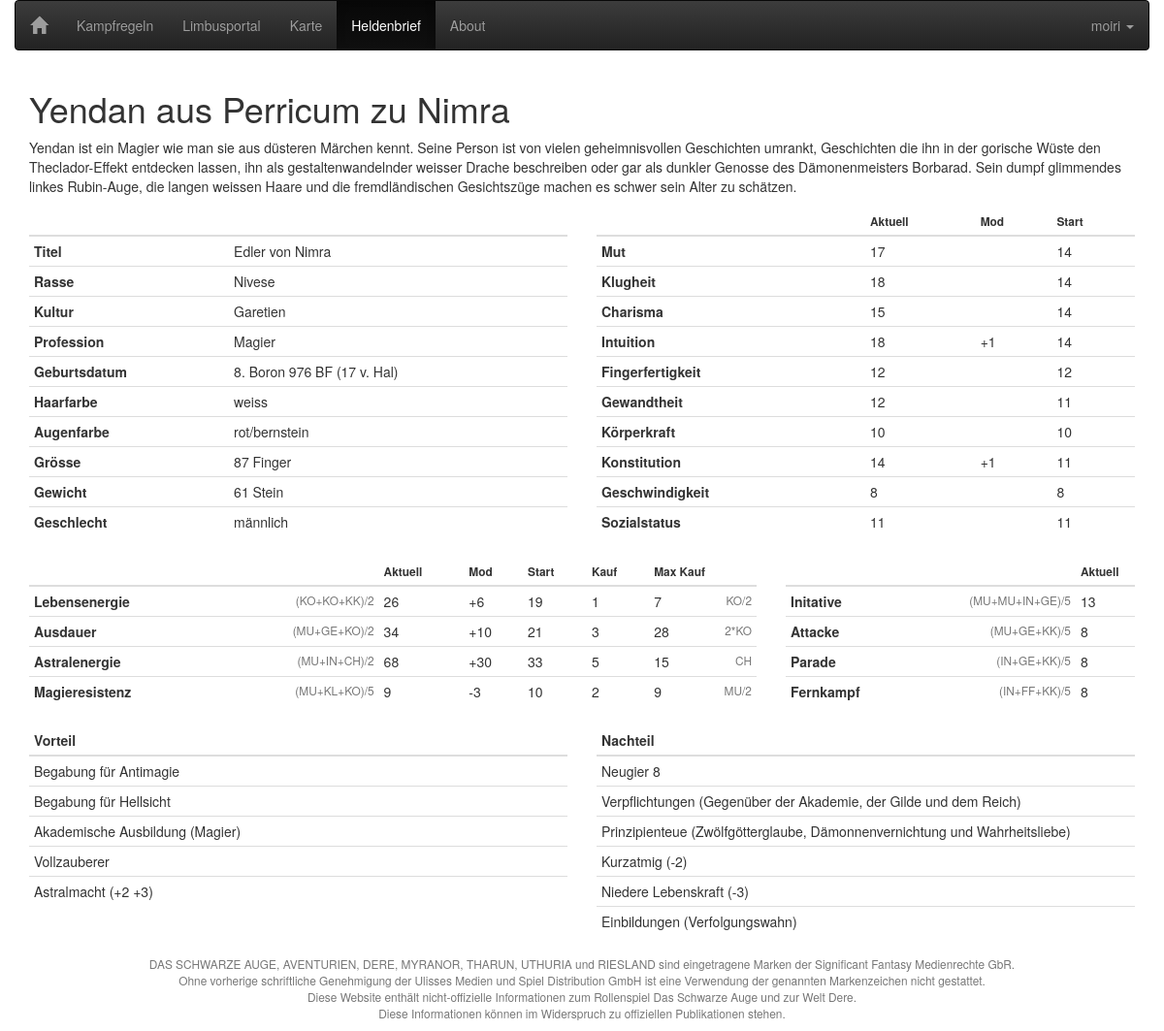
Page /?page=2&hero=00000000001 (signed in) on the committed database.
### tables this page shows
CREATE TABLE IF NOT EXISTS `held` (
  `id` int(11) unsigned zerofill NOT NULL,
  `id_user` int(11) unsigned zerofill NOT NULL,
  `chatname` varchar(20) NOT NULL,
  `name` varchar(50) DEFAULT NULL,
  `beschrieb` text NOT NULL,
  `titel` varchar(50) DEFAULT NULL,
  `geschlecht` varchar(50) DEFAULT NULL,
  `rasse` varchar(50) DEFAULT NULL,
  `kultur` varchar(50) DEFAULT NULL,
  `profession` varchar(50) DEFAULT NULL,
  `geburtsdatum` varchar(50) DEFAULT NULL,
  `haarfarbe` varchar(50) DEFAULT NULL,
  `augenfarbe` varchar(50) DEFAULT NULL,
  `groesse` varchar(50) DEFAULT NULL,
  `gewicht` varchar(50) DEFAULT NULL
);

CREATE TABLE IF NOT EXISTS `held_eigenschaft` (
  `id` int(11) unsigned zerofill NOT NULL,
  `id_held` int(11) unsigned zerofill NOT NULL,
  `id_eigenschaft` int(11) unsigned zerofill NOT NULL,
  `wert` int(2) NOT NULL,
  `start` int(2) NOT NULL,
  `modifikator` int(2) DEFAULT NULL
);

CREATE TABLE IF NOT EXISTS `eigenschaft` (
  `id` int(11) unsigned zerofill NOT NULL,
  `name` varchar(20) NOT NULL,
  `short_name` varchar(2) NOT NULL
);

CREATE TABLE IF NOT EXISTS `held_basis` (
  `id` int(11) unsigned zerofill NOT NULL,
  `id_held` int(11) unsigned zerofill NOT NULL,
  `id_basis` int(11) unsigned zerofill NOT NULL,
  `wert` int(2) NOT NULL,
  `start` int(2) NOT NULL,
  `modifikator` int(2) DEFAULT NULL,
  `kauf` int(2) DEFAULT NULL,
  `kauf_max` int(2) DEFAULT NULL
);

CREATE TABLE IF NOT EXISTS `basis` (
  `id` int(11) unsigned zerofill NOT NULL,
  `name` varchar(20) NOT NULL,
  `short_name` varchar(3) NOT NULL,
  `wert_def` varchar(20) NOT NULL,
  `wert_def_alt` varchar(20) DEFAULT NULL,
  `max_kauf_def` varchar(10) DEFAULT NULL
);

CREATE TABLE IF NOT EXISTS `held_kampf` (
  `id` int(11) unsigned zerofill NOT NULL,
  `id_held` int(11) unsigned zerofill NOT NULL,
  `id_kampf` int(11) unsigned zerofill NOT NULL,
  `wert` int(2) NOT NULL
);

CREATE TABLE IF NOT EXISTS `kampf` (
  `id` int(11) unsigned zerofill NOT NULL,
  `name` varchar(20) NOT NULL,
  `short_name` varchar(3) NOT NULL,
  `wert_def` varchar(20) NOT NULL
);

CREATE TABLE IF NOT EXISTS `held_vorteil` (
  `id` int(11) unsigned zerofill NOT NULL,
  `id_held` int(11) unsigned zerofill NOT NULL,
  `vorteil` varchar(100) NOT NULL
);

CREATE TABLE IF NOT EXISTS `held_nachteil` (
  `id` int(11) unsigned zerofill NOT NULL,
  `id_held` int(11) unsigned zerofill NOT NULL,
  `nachteil` varchar(100) NOT NULL
);

### server/class/login.php (called while the page is built, shortened)
<?php
class Login
{
    public function isUserLoggedIn()
    {
        if (isset($_SESSION['user_login_status']) AND $_SESSION['user_login_status'] == 1) {
            return true;
        }
        return false;
    }
}

### server/class/baseDbMapper.php (called while the page is built, shortened)
<?php
class BaseDBMapper {
    var $handle = "";
    function BaseDbMapper($server="",$database="",$login="",$password="",$names="utf8") {
        $this->server = $server;
        $this->database = $database;
        $this->login = $login;
        $this->password = $password;
        $this->names = $names;
        $this->handle = @mysql_connect( $this->server, $this->login, $this->password)
            or die ("Error: Connection to MySQL-database failed!");
    }
    function selectByFk($table, $fk, $id) {
        $retValue = false;
        $sql = sprintf("SELECT * FROM %s WHERE %s='%d';",
            mysql_real_escape_string($table),
            mysql_real_escape_string($fk),
            mysql_real_escape_string($id));
        if($this->debug) $errorQuery = "Error: Invalid mySQL query: ".$sql;
        else $errorQuery = "Error: Invalid mySQL query!";
        $result = mysql_query($sql, $this->handle)
            or die ($errorQuery);
        $num_rows = mysql_num_rows($result);
        if($num_rows >= 1) {
            $retValue = array();
            while($row = mysql_fetch_array($result, MYSQL_ASSOC)) {
                array_push($retValue, $row);
            }
        }
        else {
            $retValue = false;
        }
        return $retValue;
    }
    function selectByUid($table, $id) {
        $retValue = false;
        $sql = sprintf("SELECT * FROM %s WHERE id='%d';",
            mysql_real_escape_string($table),
            mysql_real_escape_string($id));
        if($this->debug) $errorQuery = "Error: Invalid mySQL query: ".$sql;
        else $errorQuery = "Error: Invalid mySQL query!";
        $result = mysql_query($sql, $this->handle)
            or die ($errorQuery);
        $num_rows = mysql_num_rows($result);
        if($num_rows > 1) {
            die ("Error: Invalid mySQL db!");
        }
        else if($num_rows == 1){
            $retValue = mysql_fetch_array($result, MYSQL_ASSOC);
        }
        else {
            $retValue = false;
        }
        return $retValue;
    }
    protected function queryDb($sql) {
        if($this->debug) $errorQuery = "Error: Invalid mySQL query: ".$sql;
        else $errorQuery = "Error: Invalid mySQL query!";
        $result = mysql_query($sql, $this->handle)
            or die ($errorQuery);
        $num_rows = mysql_num_rows($result);
        $retValue = array();
        if($num_rows >= 1) {
            while($row = mysql_fetch_array($result, MYSQL_ASSOC)) {
                array_push($retValue, $row);
            }
        }
        else {
            $retValue = false;
        }
        return $retValue;
    }
}
?>

### server/class/sheetDbMapper.php (called while the page is built, shortened)
<?php
require_once('baseDbMapper.php');
class SheetDbMapper extends BaseDbMapper {
    function getAttrByHeroId($id) {
        $sql = sprintf("SELECT e.id, e.name, he.wert, he.start, he.modifikator
             FROM eigenschaft AS e
             LEFT JOIN held_eigenschaft AS he ON e.id = he.id_eigenschaft
             AND he.id_held = %d;",
             mysql_real_escape_string($id));
        return $this->queryDB($sql);
    }
    function getBaseByHeroId($id) {
        $sql = sprintf("SELECT b.id, b.name, b.wert_def, b.max_kauf_def,
            hb.wert, hb.start, hb.modifikator, hb.kauf, hb.kauf_max
            FROM basis AS b
            LEFT JOIN held_basis AS hb ON b.id = hb.id_basis
            AND hb.id_held = %d;",
            mysql_real_escape_string($id));
        return $this->queryDB($sql);
    }
    function getCombatByHeroId($id) {
        $sql = sprintf("SELECT k.id, k.name, k.wert_def, hk.wert
            FROM kampf AS k
            LEFT JOIN held_kampf AS hk ON k.id = hk.id_kampf
            AND hk.id_held = %d;",
            mysql_real_escape_string($id));
        return $this->queryDB($sql);
    }
}
?>

### server/view/sheet/table/attr.php (the view, shortened to what this page needs)
<table class="table table-condensed">
    <thead>
        <tr>
            <th class="small">Aktuell</th>
            <th class="small">Mod</th>
            <th class="small">Start</th>
        </tr>
    </thead>
    <tbody>
<?php
    $res = $sheet->getAttrByHeroId($_SESSION['hero_id']);
    foreach( $res as $attr ) {
        $sign = ( $attr['modifikator'] > 0 ) ? '+' : '';
        print '
        <tr>
            <th>'.$attr['name'].'</th>
            <td>'.$attr['wert'].'</td>
            <td>'.$sign.$attr['modifikator'].'</td>
            <td>'.$attr['start'].'</td>
        </tr>
';
    }
?>
    </tbody>
</table>

### index.php (shortened to what this page needs)
<?php
require_once("server/class/login.php");
$login = new Login();
$mypage = (isset($_GET['page'])) ? $_GET['page'] : '0';
?>
<!DOCTYPE html>
<html xmlns="http://www.w3.org/1999/xhtml" lang="en">
<head>
<link rel="stylesheet" type="text/css" href="plugin/bootstrap/css/bootstrap.min.css" />
<link rel="stylesheet" type="text/css" href="plugin/bootstrap/css/bootstrap-theme.min.css" />
<link rel="stylesheet" type="text/css" href="css/chat.css" />
</head>
<body>
<div class="container-fluid">
<?php
include("server/view/header.php");
switch ($mypage) {
    case '2':
        if($login->isUserLoggedIn())
            include("server/view/sheet/index.php");
        else
            include("server/view/denied.php");
        break;
}
include("server/view/footer.php");
?>
</div>
</body>
</html>

### server/view/header.php (shortened to what this page needs)
<?php $css=' class="active"'; ?>
   <div class="row">
      <div class="col-md-12">
         <nav class="navbar navbar-inverse" role="navigation">
            <div class="navbar-header">
               <a class="navbar-brand" href="index.php"><span class="glyphicon glyphicon-home" aria-hidden="true"></span></a>
            </div>
            <div class="collapse navbar-collapse" id="bs-example-navbar-collapse-1">
               <ul class="nav navbar-nav">
                  <li<?php if($_GET['page'] == '4') echo $css;?>>
                     <a href="?page=4">Kampfregeln</a>
                  </li>
                  <li<?php if($_GET['page'] == '3') echo $css;?>>
                     <a href="?page=3">Limbusportal</a>
                  </li>
                  <li<?php if($_GET['page'] == '1') echo $css;?>>
                     <a href="../dsa_map">Karte</a>
                  </li>
                  <li<?php if($_GET['page'] == '2') echo $css;?>>
                     <a href="?page=2">Heldenbrief</a>
                  </li>
                  <li<?php if($_GET['page'] == '5') echo $css;?>>
                     <a href="?page=5">About</a>
                  </li>
               </ul>
               <ul class="nav navbar-nav navbar-right">
<?php
if ($login->isUserLoggedIn()) {
    include("server/view/logged_in.php");
} else {
    include("server/view/not_logged_in.php");
}
?>
               </ul>
            </div>
         </nav>
      </div>
   </div>

### server/view/logged_in.php (shortened to what this page needs)
<li class="dropdown">
    <a href="#" class="dropdown-toggle" data-toggle="dropdown">
        <?php echo $_SESSION['user_name']; ?>
        <b class="caret"></b>
    </a>
</li>

### server/view/sheet/index.php (shortened to what this page needs)
<?php
    require_once('server/class/sheetDbMapper.php');
    $sheet = new SheetDbMapper(DBSERVER,DBNAME,DBUSER,DBPASSWORD);
    if (!isset($_GET['hero'])) include("heroes.php");
    else {
        $res = $sheet->selectByUid('held', $_SESSION['hero_id']);
        if( $res['id_user'] == $_SESSION['user_id'])
            include("hero.php");
        else
            include("server/view/denied.php");
    }
?>

### server/view/sheet/hero.php
<div class="container">
<?php
    $hero = $sheet->selectByUid( 'held', $_SESSION['hero_id'] );
    print '
    <h1>'.$hero['name'].'</h1>
    <p>'.$hero['beschrieb'].'</p>
    <div class="row">
        <div class="col-md-6">
    ';
    include('table/look.php');
    print '
        </div>
        <div class="col-md-6">
    ';
    include('table/attr.php');
    print '
        </div>
    </div>
    <div class="row">
        <div class="col-md-8">
    ';
    include('table/base.php');
    print '
        </div>
        <div class="col-md-4">
    ';
    include('table/kampf.php');
    print '
        </div>
    </div>
    <div class="row">
        <div class="col-md-6">
    ';
    include('table/vt.php');
    print '
        </div>
        <div class="col-md-6">
    ';
    include('table/nt.php');
    print '
        </div>
    </div>
    ';
?>
</div>

### server/view/sheet/table/look.php (shortened to what this page needs)
<table class="table table-condensed">
    <thead>
        <tr>
        </tr>
    </thead>
    <tbody>
<?php
    $res = $sheet->selectByUid( 'held', $_SESSION['hero_id']);
    print '
        <tr>
            <th>Titel</th>
            <td>'.$res['titel'].'</td>
        </tr>
        <tr>
            <th>Rasse</th>
            <td>'.$res['rasse'].'</td>
        </tr>
        <tr>
            <th>Kultur</th>
            <td>'.$res['kultur'].'</td>
        </tr>
        <tr>
            <th>Profession</th>
            <td>'.$res['profession'].'</td>
        </tr>
        <tr>
            <th>Geburtsdatum</th>
            <td>'.$res['geburtsdatum'].'</td>
        </tr>
        <tr>
            <th>Haarfarbe</th>
            <td>'.$res['haarfarbe'].'</td>
        </tr>
        <tr>
            <th>Augenfarbe</th>
            <td>'.$res['augenfarbe'].'</td>
        </tr>
        <tr>
            <th>Grösse</th>
            <td>'.$res['groesse'].'</td>
        </tr>
        <tr>
            <th>Gewicht</th>
            <td>'.$res['gewicht'].'</td>
        </tr>
        <tr>
            <th>Geschlecht</th>
            <td>'.$res['geschlecht'].'</td>
        </tr>
';
?>
    </tbody>
</table>

### server/view/sheet/table/base.php (shortened to what this page needs)
<table class="table table-condensed">
    <thead>
        <tr>
            <th class="small"></th>
            <th class="small">Aktuell</th>
            <th class="small">Mod</th>
            <th class="small">Start</th>
            <th class="small">Kauf</th>
            <th class="small">Max Kauf</th>
        </tr>
    </thead>
    <tbody>
<?php
    $res = $sheet->getBaseByHeroId($_SESSION['hero_id']);
    foreach( $res as $attr ) {
        $sign = ( $attr['modifikator'] > 0 ) ? '+' : '';
        print '
        <tr>
            <th>'.$attr['name'].'</th>
            <td class="text-muted small text-right">'.$attr['wert_def'].'</td>
            <td>'.$attr['wert'].'</td>
            <td>'.$sign.$attr['modifikator'].'</td>
            <td>'.$attr['start'].'</td>
            <td>'.$attr['kauf'].'</td>
            <td>'.$attr['kauf_max'].'<span class="text-muted small pull-right">'.$attr['max_kauf_def'].'</span></td>
        </tr>
';
    }
?>
    </tbody>
</table>

### server/view/sheet/table/kampf.php (shortened to what this page needs)
<table class="table table-condensed">
    <thead>
        <tr>
            <th class="small"></th>
            <th class="small">Aktuell</th>
        </tr>
    </thead>
    <tbody>
<?php
    $res = $sheet->getCombatByHeroId($_SESSION['hero_id']);
    foreach( $res as $attr ) {
        print '
        <tr>
            <th>'.$attr['name'].'</th>
            <td class="text-muted small text-right">'.$attr['wert_def'].'</td>
            <td>'.$attr['wert'].'</td>
        </tr>
';
    }
?>
    </tbody>
</table>

### server/view/sheet/table/vt.php (shortened to what this page needs)
<table class="table table-condensed">
    <thead>
        <tr>
            <th>Vorteil</th>
        </tr>
    </thead>
    <tbody>
<?php
    $res = $sheet->selectByFk( 'held_vorteil', 'id_held', $_SESSION['hero_id']);
    foreach( $res as $vt ) {
    print '
        <tr>
            <td>'.$vt['vorteil'].'</td>
        </tr>
';
    }
?>
    </tbody>
</table>

### server/view/sheet/table/nt.php (shortened to what this page needs)
<table class="table table-condensed">
    <thead>
        <tr>
            <th>Nachteil</th>
        </tr>
    </thead>
    <tbody>
<?php
    $res = $sheet->selectByFk( 'held_nachteil', 'id_held', $_SESSION['hero_id']);
    foreach( $res as $nt ) {
    print '
        <tr>
            <td>'.$nt['nachteil'].'</td>
        </tr>
';
    }
?>
    </tbody>
</table>

### server/view/footer.php
<p class="text-muted text-center small">
    DAS SCHWARZE AUGE, AVENTURIEN, DERE, MYRANOR, THARUN, UTHURIA und RIESLAND sind eingetragene Marken der Significant Fantasy Medienrechte GbR.<br />
    Ohne vorherige schriftliche Genehmigung der Ulisses Medien und Spiel Distribution GmbH ist eine Verwendung der genannten Markenzeichen nicht gestattet.<br />
    Diese Website enthält nicht-offizielle Informationen zum Rollenspiel Das Schwarze Auge und zur Welt Dere.<br />
    Diese Informationen können im Widerspruch zu offiziellen Publikationen stehen.
</p>

### rows in the picture
held: name "Yendan aus Perricum zu Nimra", beschrieb "Yendan ist ein Magier wie man sie aus düsteren Märchen kennt. Seine Person ist von vielen geheimnisvollen Geschichten umrankt, Geschichten die ihn in der gorische Wüste den Theclador-Effekt entdecken lassen, ihn als gestaltenwandelnder weisser Drache beschreiben oder gar als dunkler Genosse des Dämonenmeisters Borbarad. Sein dumpf glimmendes linkes Rubin-Auge, die langen weissen Haare und die fremdländischen Gesichtszüge machen es schwer sein Alter zu schätzen.", titel "Edler von Nimra", rasse "Nivese", kultur "Garetien", profession "Magier", geburtsdatum "8. Boron 976 BF (17 v. Hal)", haarfarbe "weiss", augenfarbe "rot/bernstein", groesse "87 Finger", gewicht "61 Stein", geschlecht "männlich"
held_eigenschaft: id_eigenschaft.name "Mut", wert "17", start "14"
held_eigenschaft: id_eigenschaft.name "Klugheit", wert "18", start "14"
held_eigenschaft: id_eigenschaft.name "Charisma", wert "15", start "14"
held_eigenschaft: id_eigenschaft.name "Intuition", wert "18", modifikator "+", modifikator "1", start "14"
held_eigenschaft: id_eigenschaft.name "Fingerfertigkeit", wert "12", start "12"
held_eigenschaft: id_eigenschaft.name "Gewandtheit", wert "12", start "11"
held_eigenschaft: id_eigenschaft.name "Körperkraft", wert "10", start "10"
held_eigenschaft: id_eigenschaft.name "Konstitution", wert "14", modifikator "+", modifikator "1", start "11"
held_eigenschaft: id_eigenschaft.name "Geschwindigkeit", wert "8", start "8"
held_eigenschaft: id_eigenschaft.name "Sozialstatus", wert "11", start "11"
held_basis: id_basis.name "Lebensenergie", id_basis.wert_def "(KO+KO+KK)/2", wert "26", modifikator "+", modifikator "6", start "19", kauf "1", kauf_max "7", id_basis.max_kauf_def "KO/2"
held_basis: id_basis.name "Ausdauer", id_basis.wert_def "(MU+GE+KO)/2", wert "34", modifikator "+", modifikator "10", start "21", kauf "3", kauf_max "28", id_basis.max_kauf_def "2*KO"
held_basis: id_basis.name "Astralenergie", id_basis.wert_def "(MU+IN+CH)/2", wert "68", modifikator "+", modifikator "30", start "33", kauf "5", kauf_max "15", id_basis.max_kauf_def "CH"
held_basis: id_basis.name "Magieresistenz", id_basis.wert_def "(MU+KL+KO)/5", wert "9", modifikator "-3", start "10", kauf "2", kauf_max "9", id_basis.max_kauf_def "MU/2"
held_kampf: id_kampf.name "Initative", id_kampf.wert_def "(MU+MU+IN+GE)/5", wert "13"
held_kampf: id_kampf.name "Attacke", id_kampf.wert_def "(MU+GE+KK)/5", wert "8"
held_kampf: id_kampf.name "Parade", id_kampf.wert_def "(IN+GE+KK)/5", wert "8"
held_kampf: id_kampf.name "Fernkampf", id_kampf.wert_def "(IN+FF+KK)/5", wert "8"
held_vorteil: vorteil "Begabung für Antimagie"
held_vorteil: vorteil "Begabung für Hellsicht"
held_vorteil: vorteil "Akademische Ausbildung (Magier)"
held_vorteil: vorteil "Vollzauberer"
held_vorteil: vorteil "Astralmacht (+2 +3)"
held_nachteil: nachteil "Neugier 8"
held_nachteil: nachteil "Verpflichtungen (Gegenüber der Akademie, der Gilde und dem Reich)"
held_nachteil: nachteil "Prinzipienteue (Zwölfgötterglaube, Dämonnenvernichtung und Wahrheitsliebe)"
held_nachteil: nachteil "Kurzatmig (-2)"
held_nachteil: nachteil "Niedere Lebenskraft (-3)"
held_nachteil: nachteil "Einbildungen (Verfolgungswahn)"

### other values in the picture
$_SESSION['user_name'] "moiri"
